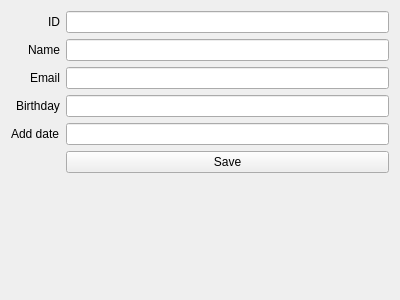
<?xml version="1.0" encoding="UTF-8"?>
<ui version="4.0">
 <class>BookEntry</class>
 <widget class="QWidget" name="BookEntry">
  <property name="geometry">
   <rect>
    <x>0</x>
    <y>0</y>
    <width>400</width>
    <height>300</height>
   </rect>
  </property>
  <property name="sizePolicy">
   <sizepolicy hsizetype="Expanding" vsizetype="Expanding">
    <horstretch>0</horstretch>
    <verstretch>0</verstretch>
   </sizepolicy>
  </property>
  <property name="windowTitle">
   <string>Form</string>
  </property>
  <layout class="QFormLayout" name="formLayout">
   <property name="labelAlignment">
    <set>Qt::AlignRight|Qt::AlignTrailing|Qt::AlignVCenter</set>
   </property>
   <item row="0" column="0">
    <widget class="QLabel" name="label_ID">
     <property name="text">
      <string>ID</string>
     </property>
    </widget>
   </item>
   <item row="0" column="1">
    <widget class="QLineEdit" name="lineEdit_ID"/>
   </item>
   <item row="1" column="0">
    <widget class="QLabel" name="label_Name">
     <property name="text">
      <string>Name</string>
     </property>
    </widget>
   </item>
   <item row="1" column="1">
    <widget class="QLineEdit" name="lineEdit_Name"/>
   </item>
   <item row="3" column="0">
    <widget class="QLabel" name="label_Birthday">
     <property name="text">
      <string>Birthday</string>
     </property>
    </widget>
   </item>
   <item row="3" column="1">
    <widget class="QLineEdit" name="lineEdit_Bithday"/>
   </item>
   <item row="4" column="0">
    <widget class="QLabel" name="label_AddDate">
     <property name="text">
      <string>Add date</string>
     </property>
    </widget>
   </item>
   <item row="4" column="1">
    <widget class="QLineEdit" name="lineEdit_AddDate"/>
   </item>
   <item row="5" column="1">
    <widget class="QPushButton" name="pushButton_Save">
     <property name="text">
      <string>Save</string>
     </property>
    </widget>
   </item>
   <item row="2" column="1">
    <widget class="QLineEdit" name="lineEdit_Email"/>
   </item>
   <item row="2" column="0">
    <widget class="QLabel" name="label_Email">
     <property name="text">
      <string>Email</string>
     </property>
    </widget>
   </item>
  </layout>
 </widget>
 <resources/>
 <connections/>
</ui>
